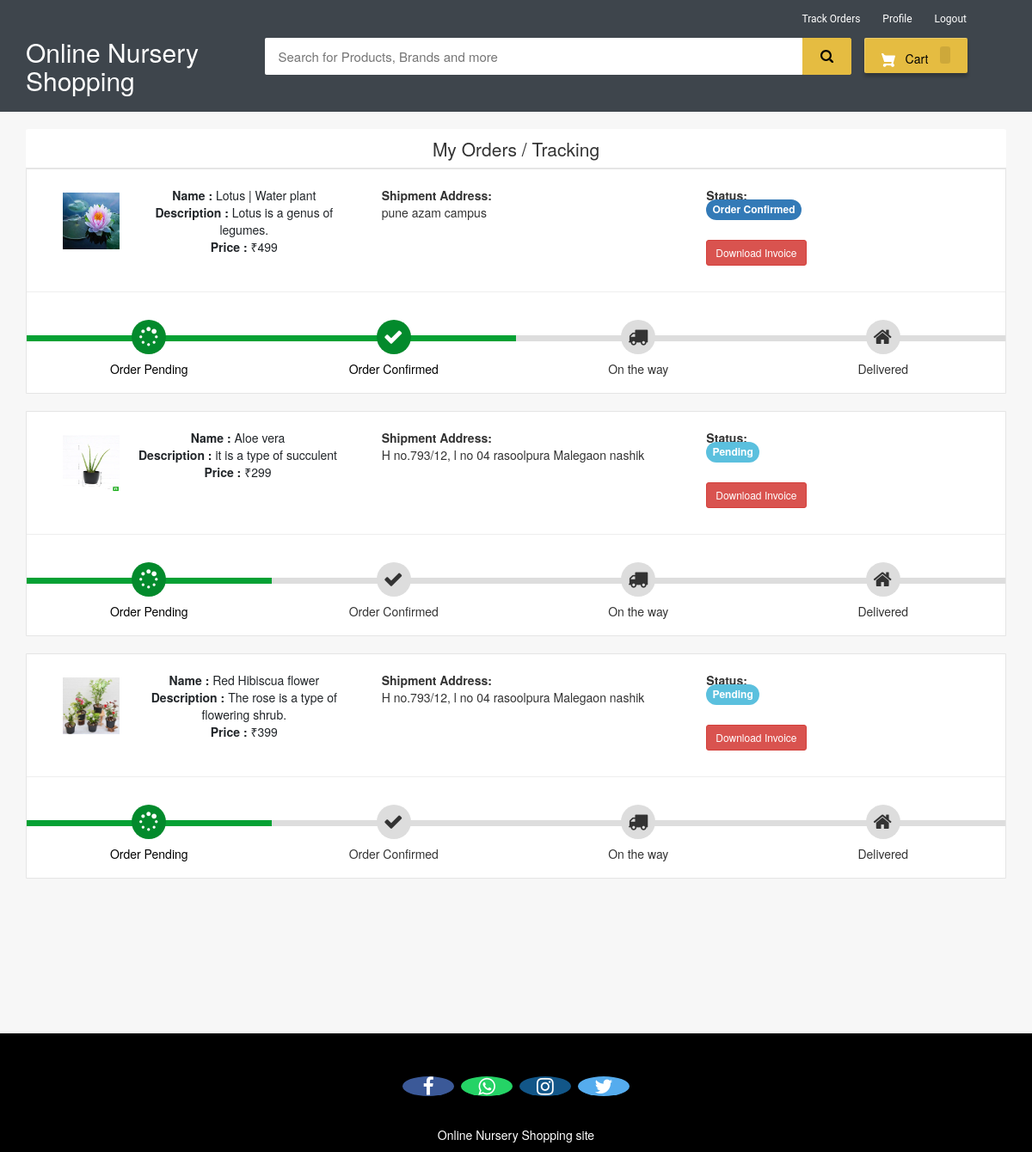
Page /my-order (signed in) on the committed database.
### ecom/models.py (models this page shows, shortened)
class Product(models.Model):
    name=models.CharField(max_length=40)
    product_image= models.ImageField(upload_to='product_image/',null=True,blank=True)
    price = models.PositiveIntegerField()
    description=models.CharField(max_length=40)

class Orders(models.Model):
    STATUS =(
        ('Pending','Pending'),
        ('Order Confirmed','Order Confirmed'),
        ('Out for Delivery','Out for Delivery'),
        ('Delivered','Delivered'),
    )
    customer=models.ForeignKey('Customer', on_delete=models.CASCADE,null=True)
    product=models.ForeignKey('Product',on_delete=models.CASCADE,null=True)
    email = models.CharField(max_length=50,null=True)
    address = models.CharField(max_length=500,null=True)
    mobile = models.CharField(max_length=20,null=True)
    order_date= models.DateField(auto_now_add=True,null=True)
    status=models.CharField(max_length=50,null=True,choices=STATUS)

### ecom/views.py (the view)
# urls.py: path('my-order', views.my_order_view,name='my-order'),
@login_required(login_url='customerlogin')
@user_passes_test(is_customer)
def my_order_view(request):
    customer=models.Customer.objects.get(user_id=request.user.id)
    orders=models.Orders.objects.all().filter(customer_id = customer)
    ordered_products=[]
    for order in orders:
        ordered_product=models.Product.objects.all().filter(id=order.product.id)
        ordered_products.append(ordered_product)
    return render(request,'ecom/my_order.html',{'data':zip(ordered_products,orders)})

### ecom/views.py (called while the page is built)
def is_customer(user):
    return user.groups.filter(name='CUSTOMER').exists()

### templates/ecom/my_order.html (shortened to what this page needs)
{% extends 'ecom/customer_base.html' %}
{% load static %}
{% block content %}
<br>
<div class="container">
    <header class="card-header" style="text-align:center; font-size: 21px"> My Orders / Tracking </header>
    {% for products,order in data %}
    <article class="card">
        <div class="card-body">
            <ul class="row" style="margin-left:20px;margin-top:20px;">
                <li class="col-md-4">
                  <figure class="itemside mb-3">
                    {%for product in products%}
                      <div class="aside"><img src="{% static product.product_image.url %}" class="img-sm border"></div>
                      <figcaption class="info align-self-center">
                          <p class="title"><strong>Name : </strong>{{product.name}} <br> <strong>Description : </strong>{{product.description}} <br> <strong>Price : </strong>₹{{product.price}}</p>
                      </figcaption>
                  </figure>
                </li>
                <li class="col-md-4">
                    <div class="col"> <strong>Shipment Address:</strong> <br> {{order.address}}</div>
                </li>
                <li class="col-md-4">
                    <div class="col"> <strong>Status:</strong> <br>
                        {% if order.status == 'Pending'%}
                        <td> <span class="label label-info" style="font-size: 12px; border-radius: 30px;">{{order.status}}</span></td>
                        {% elif order.status == 'Delivered' %}
                        <td> <span class="label label-success" style="font-size: 12px; border-radius: 30px;">{{order.status}}</span></td>
                        {% elif order.status == 'Out for Delivery' %}
                        <td> <span class="label label-default" style="font-size: 12px; border-radius: 30px;">{{order.status}}</span></td>
                        {%else%}
                          <td> <span class="label label-primary" style="font-size: 12px; border-radius: 30px;">{{order.status}}</span></td>
                        {%endif%}
                    </div> <br>
                    <h4><a style="text-decoration:none;" href="{% url 'download-invoice' order.id product.id  %}" ><button class="btn btn-danger btn-sm">Download Invoice</button></a></h4>
                </li>
                {%endfor%}
            </ul>
            <hr>
            <div class="track">
                {%if order.status == 'Pending' %}
                <div class="step active"> <span class="icon"> <i style="padding-top:3px; padding-right:25px;" class="fa fa-spinner"></i> </span> <span class="text">Order Pending</span> </div>
                <div class="step "> <span class="icon"> <i style="padding-top:3px; padding-right:25px;" class="fa fa-check"></i> </span> <span class="text"> Order Confirmed</span> </div>
                <div class="step "> <span class="icon"> <i style="padding-top:3px; padding-right:25px;" class="fa fa-truck"></i> </span> <span class="text"> On the way </span> </div>
                <div class="step "> <span class="icon"> <i style="padding-top:3px; padding-right:25px;" class="fa fa-home"></i> </span> <span class="text">Delivered</span> </div>
                {%elif order.status == 'Order Confirmed' %}
                <div class="step active"> <span class="icon"> <i style="padding-top:3px; padding-right:25px;" class="fa fa-spinner"></i> </span> <span class="text">Order Pending</span> </div>
                <div class="step active"> <span class="icon"> <i style="padding-top:3px; padding-right:25px;" class="fa fa-check"></i> </span> <span class="text"> Order Confirmed</span> </div>
                <div class="step "> <span class="icon"> <i style="padding-top:3px; padding-right:25px;" class="fa fa-truck"></i> </span> <span class="text"> On the way </span> </div>
                <div class="step "> <span class="icon"> <i style="padding-top:3px; padding-right:25px;" class="fa fa-home"></i> </span> <span class="text">Delivered</span> </div>
                {%endif%}
            </div>
        </div>
    </article><br>
    {%endfor%}
</div>
<br><br><br><br><br>
{% endblock content %}

### templates/ecom/customer_base.html (style rules this page uses)
body { background-color: #f7f7f7; }
.fa { font-size: 23px; width: 60px; text-align: center; text-decoration: none; margin: 5px 2px; border-radius: 50%; }
p { text-align: center; }

### templates/ecom/my_order.html (style rules this page uses)
body { background-color: #f7f7f7; }
.container { margin-top: 0px; margin-bottom: 0px }
.card { position: relative; display: -webkit-box; display: -ms-flexbox; display: flex; -webkit-box-orient: vertical; -webkit-box-direction: normal; -ms-flex-direction: column; flex-direction: column; min-width: 0; word-wrap: break-word; background-color: #fff; background-clip: border-box; border: 1px solid rgba(0, 0, 0, 0.1); border-radius: 0.10rem }
.card-header:first-child { border-radius: calc(0.37rem - 1px) calc(0.37rem - 1px) 0 0 }
.card-header { padding: 0.75rem 1.25rem; margin-bottom: 0; background-color: #fff; border-bottom: 1px solid rgba(0, 0, 0, 0.1) }
.track { position: relative; background-color: #ddd; height: 7px; display: -webkit-box; display: -ms-flexbox; display: flex; margin-bottom: 60px; margin-top: 50px }
.track .step { -webkit-box-flex: 1; -ms-flex-positive: 1; flex-grow: 1; width: 25%; margin-top: -18px; text-align: center; position: relative }
.track .step.active:before { background: #05a134 }
.track .step::before { height: 7px; position: absolute; content: ""; width: 100%; left: 0; top: 18px }
.track .step.active .icon { background: #038a2c; color: #fff }
.track .icon { display: inline-block; width: 40px; height: 40px; line-height: 40px; position: relative; border-radius: 100%; background: #ddd }
.track .step.active .text { font-weight: 400; color: #000 }
.track .text { display: block; margin-top: 7px }
.itemside { position: relative; display: -webkit-box; display: -ms-flexbox; display: flex; width: 100% }
.itemside .aside { position: relative; -ms-flex-negative: 0; flex-shrink: 0 }
.img-sm { width: 80px; height: 80px; padding: 7px }
ul.row, ul.row-sm { list-style: none; padding: 0 }
.itemside .info { padding-left: 15px; padding-right: 7px }
.itemside .title { display: block; margin-bottom: 5px; color: #212529 }
p { margin-top: 0; margin-bottom: 1rem }

### rows in the picture
Orders: address "pune azam campus", status "Order Confirmed", shows "Order Pending"
Product: product_image (picture), name "Lotus | Water plant", description "Lotus is a genus of legumes.", price "499"
Orders: address "H no.793/12, l no 04 rasoolpura Malegaon nashik", status "Pending", shows "Order Pending"
Product: product_image (picture), name "Aloe vera", description "it is a type of succulent", price "299"
Orders: address "H no.793/12, l no 04 rasoolpura Malegaon nashik", status "Pending", shows "Order Pending"
Product: product_image (picture), name "Red Hibiscua flower", description "The rose is a type of flowering shrub.", price "399"
